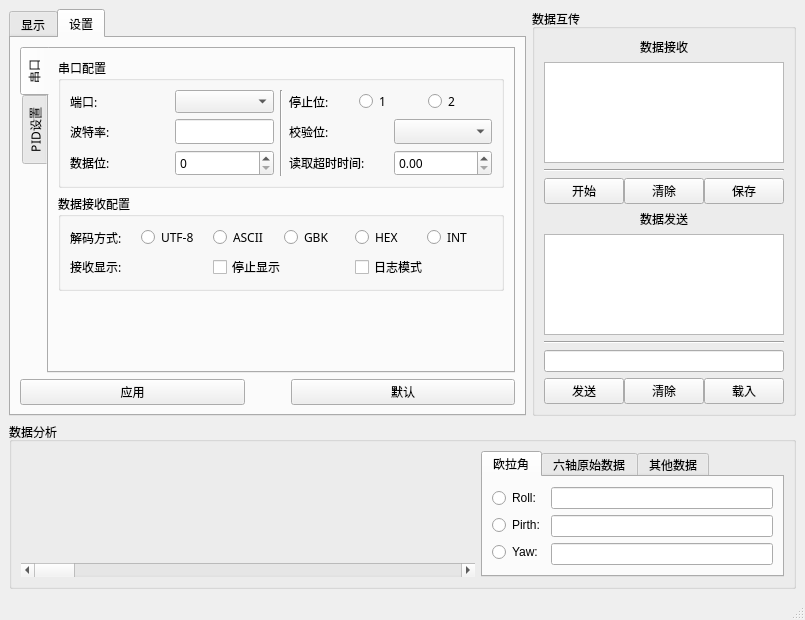
<?xml version="1.0" encoding="UTF-8"?>
<ui version="4.0">
 <class>MainWindow</class>
 <widget class="QMainWindow" name="MainWindow">
  <property name="geometry">
   <rect>
    <x>0</x>
    <y>0</y>
    <width>805</width>
    <height>620</height>
   </rect>
  </property>
  <property name="sizePolicy">
   <sizepolicy hsizetype="Preferred" vsizetype="Preferred">
    <horstretch>0</horstretch>
    <verstretch>0</verstretch>
   </sizepolicy>
  </property>
  <property name="windowTitle">
   <string>Owl_home V1.1</string>
  </property>
  <property name="windowIcon">
   <iconset>
    <normaloff>Owl.ico</normaloff>Owl.ico</iconset>
  </property>
  <widget class="QWidget" name="centralwidget">
   <layout class="QVBoxLayout" name="verticalLayout_14" stretch="3,0">
    <item>
     <layout class="QHBoxLayout" name="horizontalLayout_10" stretch="3,1">
      <item>
       <widget class="QTabWidget" name="main_window">
        <property name="font">
         <font>
          <family>黑体</family>
         </font>
        </property>
        <property name="currentIndex">
         <number>1</number>
        </property>
        <widget class="QWidget" name="main_view">
         <attribute name="title">
          <string>显示</string>
         </attribute>
        </widget>
        <widget class="QWidget" name="Setting">
         <attribute name="title">
          <string>设置</string>
         </attribute>
         <layout class="QVBoxLayout" name="verticalLayout_16">
          <item>
           <layout class="QVBoxLayout" name="verticalLayout_15">
            <item>
             <widget class="QTabWidget" name="SettingtabWidget">
              <property name="tabPosition">
               <enum>QTabWidget::West</enum>
              </property>
              <property name="tabShape">
               <enum>QTabWidget::Rounded</enum>
              </property>
              <property name="currentIndex">
               <number>0</number>
              </property>
              <widget class="QWidget" name="setting_USART">
               <attribute name="title">
                <string>串口</string>
               </attribute>
               <layout class="QVBoxLayout" name="verticalLayout_25" stretch="1,0,0">
                <item>
                 <widget class="QGroupBox" name="groupBox_3">
                  <property name="title">
                   <string>串口配置</string>
                  </property>
                  <layout class="QHBoxLayout" name="horizontalLayout_34" stretch="1,0,1">
                   <item>
                    <layout class="QVBoxLayout" name="verticalLayout_9" stretch="1,1,1">
                     <item>
                      <layout class="QHBoxLayout" name="horizontalLayout_29">
                       <item>
                        <widget class="QLabel" name="label">
                         <property name="text">
                          <string>端口:</string>
                         </property>
                        </widget>
                       </item>
                       <item>
                        <widget class="QComboBox" name="port_comboBox">
                         <property name="sizePolicy">
                          <sizepolicy hsizetype="Preferred" vsizetype="Maximum">
                           <horstretch>0</horstretch>
                           <verstretch>0</verstretch>
                          </sizepolicy>
                         </property>
                        </widget>
                       </item>
                      </layout>
                     </item>
                     <item>
                      <layout class="QHBoxLayout" name="horizontalLayout_30" stretch="1,1,2">
                       <item>
                        <widget class="QLabel" name="label_2">
                         <property name="text">
                          <string>波特率:</string>
                         </property>
                        </widget>
                       </item>
                       <item>
                        <spacer name="horizontalSpacer_2">
                         <property name="orientation">
                          <enum>Qt::Horizontal</enum>
                         </property>
                         <property name="sizeHint" stdset="0">
                          <size>
                           <width>40</width>
                           <height>20</height>
                          </size>
                         </property>
                        </spacer>
                       </item>
                       <item>
                        <widget class="QLineEdit" name="baudrate_lineEdit">
                         <property name="sizePolicy">
                          <sizepolicy hsizetype="Expanding" vsizetype="Fixed">
                           <horstretch>0</horstretch>
                           <verstretch>0</verstretch>
                          </sizepolicy>
                         </property>
                        </widget>
                       </item>
                      </layout>
                     </item>
                     <item>
                      <layout class="QHBoxLayout" name="horizontalLayout_31">
                       <item>
                        <widget class="QLabel" name="label_5">
                         <property name="text">
                          <string>数据位:</string>
                         </property>
                        </widget>
                       </item>
                       <item>
                        <widget class="QSpinBox" name="bytesize_spinBox"/>
                       </item>
                      </layout>
                     </item>
                    </layout>
                   </item>
                   <item>
                    <widget class="Line" name="line">
                     <property name="orientation">
                      <enum>Qt::Vertical</enum>
                     </property>
                    </widget>
                   </item>
                   <item>
                    <layout class="QVBoxLayout" name="verticalLayout_11" stretch="1,1,1">
                     <item>
                      <layout class="QHBoxLayout" name="horizontalLayout_28">
                       <item>
                        <widget class="QLabel" name="label_3">
                         <property name="text">
                          <string>停止位:</string>
                         </property>
                        </widget>
                       </item>
                       <item>
                        <widget class="QRadioButton" name="stopbits_1_radioButton">
                         <property name="enabled">
                          <bool>true</bool>
                         </property>
                         <property name="text">
                          <string>1</string>
                         </property>
                         <property name="checkable">
                          <bool>true</bool>
                         </property>
                        </widget>
                       </item>
                       <item>
                        <widget class="QRadioButton" name="stopbits_2_radioButton">
                         <property name="text">
                          <string>2</string>
                         </property>
                        </widget>
                       </item>
                      </layout>
                     </item>
                     <item>
                      <layout class="QHBoxLayout" name="horizontalLayout_32">
                       <item>
                        <widget class="QLabel" name="label_7">
                         <property name="text">
                          <string>校验位:</string>
                         </property>
                        </widget>
                       </item>
                       <item>
                        <widget class="QComboBox" name="parity_comboBox">
                         <property name="sizePolicy">
                          <sizepolicy hsizetype="Preferred" vsizetype="Fixed">
                           <horstretch>0</horstretch>
                           <verstretch>0</verstretch>
                          </sizepolicy>
                         </property>
                        </widget>
                       </item>
                      </layout>
                     </item>
                     <item>
                      <layout class="QHBoxLayout" name="horizontalLayout_33">
                       <item>
                        <widget class="QLabel" name="label_8">
                         <property name="text">
                          <string>读取超时时间:</string>
                         </property>
                        </widget>
                       </item>
                       <item>
                        <widget class="QDoubleSpinBox" name="timeout_doubleSpinBox"/>
                       </item>
                      </layout>
                     </item>
                    </layout>
                   </item>
                  </layout>
                 </widget>
                </item>
                <item>
                 <widget class="QGroupBox" name="groupBox_4">
                  <property name="title">
                   <string>数据接收配置</string>
                  </property>
                  <layout class="QVBoxLayout" name="verticalLayout_24">
                   <item>
                    <layout class="QHBoxLayout" name="horizontalLayout_35">
                     <item>
                      <widget class="QLabel" name="DECODE">
                       <property name="text">
                        <string>解码方式:</string>
                       </property>
                      </widget>
                     </item>
                     <item>
                      <widget class="QRadioButton" name="UTF8_radioButton">
                       <property name="text">
                        <string>UTF-8</string>
                       </property>
                      </widget>
                     </item>
                     <item>
                      <widget class="QRadioButton" name="ASCII_radioButton">
                       <property name="text">
                        <string>ASCII</string>
                       </property>
                      </widget>
                     </item>
                     <item>
                      <widget class="QRadioButton" name="GBK_radioButton">
                       <property name="text">
                        <string>GBK</string>
                       </property>
                      </widget>
                     </item>
                     <item>
                      <widget class="QRadioButton" name="HEX_radioButton">
                       <property name="text">
                        <string>HEX</string>
                       </property>
                       <property name="checkable">
                        <bool>true</bool>
                       </property>
                       <property name="checked">
                        <bool>false</bool>
                       </property>
                      </widget>
                     </item>
                     <item>
                      <widget class="QRadioButton" name="INT_radioButton">
                       <property name="text">
                        <string>INT</string>
                       </property>
                      </widget>
                     </item>
                    </layout>
                   </item>
                   <item>
                    <layout class="QHBoxLayout" name="horizontalLayout_36">
                     <item>
                      <widget class="QLabel" name="label_10">
                       <property name="text">
                        <string>接收显示:</string>
                       </property>
                      </widget>
                     </item>
                     <item>
                      <widget class="QCheckBox" name="STOPview_checkBox">
                       <property name="text">
                        <string>停止显示</string>
                       </property>
                      </widget>
                     </item>
                     <item>
                      <widget class="QCheckBox" name="Daily_checkBox">
                       <property name="text">
                        <string>日志模式</string>
                       </property>
                      </widget>
                     </item>
                    </layout>
                   </item>
                  </layout>
                 </widget>
                </item>
                <item>
                 <spacer name="verticalSpacer">
                  <property name="orientation">
                   <enum>Qt::Vertical</enum>
                  </property>
                  <property name="sizeHint" stdset="0">
                   <size>
                    <width>20</width>
                    <height>154</height>
                   </size>
                  </property>
                 </spacer>
                </item>
               </layout>
              </widget>
              <widget class="QWidget" name="tab">
               <attribute name="title">
                <string>PID设置</string>
               </attribute>
               <layout class="QVBoxLayout" name="verticalLayout_21">
                <item>
                 <widget class="QGroupBox" name="PID_Box_1">
                  <property name="title">
                   <string>PID1</string>
                  </property>
                  <layout class="QVBoxLayout" name="verticalLayout_17">
                   <item>
                    <layout class="QHBoxLayout" name="horizontalLayout_15">
                     <item>
                      <layout class="QHBoxLayout" name="horizontalLayout_12">
                       <item>
                        <widget class="QLabel" name="KP_1">
                         <property name="text">
                          <string>Kp1:</string>
                         </property>
                        </widget>
                       </item>
                       <item>
                        <widget class="QLineEdit" name="KP_1lineEdit"/>
                       </item>
                      </layout>
                     </item>
                     <item>
                      <layout class="QHBoxLayout" name="horizontalLayout_13">
                       <item>
                        <widget class="QLabel" name="KI_1">
                         <property name="statusTip">
                          <string/>
                         </property>
                         <property name="text">
                          <string>Ki1:</string>
                         </property>
                        </widget>
                       </item>
                       <item>
                        <widget class="QLineEdit" name="KI_1lineEdit"/>
                       </item>
                      </layout>
                     </item>
                     <item>
                      <layout class="QHBoxLayout" name="horizontalLayout_14">
                       <item>
                        <widget class="QLabel" name="KD_1">
                         <property name="text">
                          <string>Kd1:</string>
                         </property>
                        </widget>
                       </item>
                       <item>
                        <widget class="QLineEdit" name="KD_1lineEdit"/>
                       </item>
                      </layout>
                     </item>
                    </layout>
                   </item>
                  </layout>
                 </widget>
                </item>
                <item>
                 <widget class="QGroupBox" name="PID_Box_2">
                  <property name="title">
                   <string>PID2</string>
                  </property>
                  <layout class="QVBoxLayout" name="verticalLayout_18">
                   <item>
                    <layout class="QHBoxLayout" name="horizontalLayout_16">
                     <item>
                      <layout class="QHBoxLayout" name="horizontalLayout_17">
                       <item>
                        <widget class="QLabel" name="KP_2">
                         <property name="text">
                          <string>Kp2:</string>
                         </property>
                        </widget>
                       </item>
                       <item>
                        <widget class="QLineEdit" name="KP_2lineEdit"/>
                       </item>
                      </layout>
                     </item>
                     <item>
                      <layout class="QHBoxLayout" name="horizontalLayout_18">
                       <item>
                        <widget class="QLabel" name="KI_2">
                         <property name="text">
                          <string>Ki2:</string>
                         </property>
                        </widget>
                       </item>
                       <item>
                        <widget class="QLineEdit" name="KI_2lineEdit"/>
                       </item>
                      </layout>
                     </item>
                     <item>
                      <layout class="QHBoxLayout" name="horizontalLayout_19">
                       <item>
                        <widget class="QLabel" name="KD_2">
                         <property name="text">
                          <string>Kd2:</string>
                         </property>
                        </widget>
                       </item>
                       <item>
                        <widget class="QLineEdit" name="KD_2lineEdit"/>
                       </item>
                      </layout>
                     </item>
                    </layout>
                   </item>
                  </layout>
                 </widget>
                </item>
                <item>
                 <widget class="QGroupBox" name="PID_Box_3">
                  <property name="title">
                   <string>PID3</string>
                  </property>
                  <layout class="QVBoxLayout" name="verticalLayout_19">
                   <item>
                    <layout class="QHBoxLayout" name="horizontalLayout_20">
                     <item>
                      <layout class="QHBoxLayout" name="horizontalLayout_21">
                       <item>
                        <widget class="QLabel" name="KP_3">
                         <property name="text">
                          <string>Kp3:</string>
                         </property>
                        </widget>
                       </item>
                       <item>
                        <widget class="QLineEdit" name="KP_3lineEdit"/>
                       </item>
                      </layout>
                     </item>
                     <item>
                      <layout class="QHBoxLayout" name="horizontalLayout_22">
                       <item>
                        <widget class="QLabel" name="KI_3">
                         <property name="text">
                          <string>Ki3:</string>
                         </property>
                        </widget>
                       </item>
                       <item>
                        <widget class="QLineEdit" name="KI_3lineEdit"/>
                       </item>
                      </layout>
                     </item>
                     <item>
                      <layout class="QHBoxLayout" name="horizontalLayout_23">
                       <item>
                        <widget class="QLabel" name="KD_3">
                         <property name="text">
                          <string>Kd3:</string>
                         </property>
                        </widget>
                       </item>
                       <item>
                        <widget class="QLineEdit" name="KD_3lineEdit"/>
                       </item>
                      </layout>
                     </item>
                    </layout>
                   </item>
                  </layout>
                 </widget>
                </item>
                <item>
                 <widget class="QGroupBox" name="PID_Box_4">
                  <property name="title">
                   <string>PID4</string>
                  </property>
                  <layout class="QVBoxLayout" name="verticalLayout_20">
                   <item>
                    <layout class="QHBoxLayout" name="horizontalLayout_24">
                     <item>
                      <layout class="QHBoxLayout" name="horizontalLayout_25">
                       <item>
                        <widget class="QLabel" name="KP_4">
                         <property name="text">
                          <string>Kp4:</string>
                         </property>
                        </widget>
                       </item>
                       <item>
                        <widget class="QLineEdit" name="KP_4lineEdit"/>
                       </item>
                      </layout>
                     </item>
                     <item>
                      <layout class="QHBoxLayout" name="horizontalLayout_26">
                       <item>
                        <widget class="QLabel" name="KI_4">
                         <property name="text">
                          <string>Ki4:</string>
                         </property>
                        </widget>
                       </item>
                       <item>
                        <widget class="QLineEdit" name="KI_4lineEdit"/>
                       </item>
                      </layout>
                     </item>
                     <item>
                      <layout class="QHBoxLayout" name="horizontalLayout_27">
                       <item>
                        <widget class="QLabel" name="KD_4">
                         <property name="text">
                          <string>Kd4:</string>
                         </property>
                        </widget>
                       </item>
                       <item>
                        <widget class="QLineEdit" name="KD_4lineEdit"/>
                       </item>
                      </layout>
                     </item>
                    </layout>
                   </item>
                  </layout>
                 </widget>
                </item>
               </layout>
              </widget>
             </widget>
            </item>
            <item>
             <layout class="QHBoxLayout" name="horizontalLayout_11">
              <item>
               <widget class="QPushButton" name="Apply_pushButton">
                <property name="text">
                 <string>应用</string>
                </property>
               </widget>
              </item>
              <item>
               <spacer name="horizontalSpacer">
                <property name="orientation">
                 <enum>Qt::Horizontal</enum>
                </property>
                <property name="sizeType">
                 <enum>QSizePolicy::Maximum</enum>
                </property>
                <property name="sizeHint" stdset="0">
                 <size>
                  <width>40</width>
                  <height>20</height>
                 </size>
                </property>
               </spacer>
              </item>
              <item>
               <widget class="QPushButton" name="default_pushButton">
                <property name="text">
                 <string>默认</string>
                </property>
               </widget>
              </item>
             </layout>
            </item>
           </layout>
          </item>
         </layout>
        </widget>
       </widget>
      </item>
      <item>
       <widget class="QGroupBox" name="groupBox">
        <property name="title">
         <string>数据互传</string>
        </property>
        <layout class="QVBoxLayout" name="verticalLayout_8">
         <item>
          <layout class="QVBoxLayout" name="verticalLayout_7">
           <item>
            <layout class="QVBoxLayout" name="verticalLayout">
             <item>
              <widget class="QLabel" name="label_4">
               <property name="text">
                <string>数据接收</string>
               </property>
               <property name="alignment">
                <set>Qt::AlignCenter</set>
               </property>
              </widget>
             </item>
             <item>
              <layout class="QHBoxLayout" name="horizontalLayout_6">
               <item>
                <widget class="QPlainTextEdit" name="data_get"/>
               </item>
              </layout>
             </item>
             <item>
              <widget class="Line" name="line_3">
               <property name="orientation">
                <enum>Qt::Horizontal</enum>
               </property>
              </widget>
             </item>
             <item>
              <layout class="QHBoxLayout" name="horizontalLayout_5">
               <property name="spacing">
                <number>0</number>
               </property>
               <item>
                <widget class="QPushButton" name="start">
                 <property name="text">
                  <string>开始</string>
                 </property>
                </widget>
               </item>
               <item>
                <widget class="QPushButton" name="clear">
                 <property name="text">
                  <string>清除</string>
                 </property>
                </widget>
               </item>
               <item>
                <widget class="QPushButton" name="save">
                 <property name="text">
                  <string>保存</string>
                 </property>
                </widget>
               </item>
              </layout>
             </item>
            </layout>
           </item>
           <item>
            <layout class="QVBoxLayout" name="verticalLayout_6" stretch="0,6,0,0,0">
             <item>
              <widget class="QLabel" name="label_6">
               <property name="sizePolicy">
                <sizepolicy hsizetype="Preferred" vsizetype="Preferred">
                 <horstretch>0</horstretch>
                 <verstretch>0</verstretch>
                </sizepolicy>
               </property>
               <property name="text">
                <string>数据发送</string>
               </property>
               <property name="alignment">
                <set>Qt::AlignCenter</set>
               </property>
              </widget>
             </item>
             <item>
              <widget class="QPlainTextEdit" name="his_send">
               <property name="sizePolicy">
                <sizepolicy hsizetype="Expanding" vsizetype="Expanding">
                 <horstretch>0</horstretch>
                 <verstretch>0</verstretch>
                </sizepolicy>
               </property>
              </widget>
             </item>
             <item>
              <widget class="Line" name="line_4">
               <property name="orientation">
                <enum>Qt::Horizontal</enum>
               </property>
              </widget>
             </item>
             <item>
              <widget class="QLineEdit" name="send_lineEdit"/>
             </item>
             <item>
              <layout class="QHBoxLayout" name="horizontalLayout_8">
               <property name="spacing">
                <number>0</number>
               </property>
               <item>
                <widget class="QPushButton" name="send_button">
                 <property name="text">
                  <string>发送</string>
                 </property>
                </widget>
               </item>
               <item>
                <widget class="QPushButton" name="send_clear_button">
                 <property name="text">
                  <string>清除</string>
                 </property>
                </widget>
               </item>
               <item>
                <widget class="QPushButton" name="send_load_button">
                 <property name="text">
                  <string>载入</string>
                 </property>
                </widget>
               </item>
              </layout>
             </item>
            </layout>
           </item>
          </layout>
         </item>
        </layout>
       </widget>
      </item>
     </layout>
    </item>
    <item>
     <widget class="QGroupBox" name="groupBox_2">
      <property name="title">
       <string>数据分析</string>
      </property>
      <layout class="QHBoxLayout" name="horizontalLayout_3">
       <item>
        <layout class="QHBoxLayout" name="horizontalLayout_2" stretch="3,2">
         <item>
          <layout class="QVBoxLayout" name="verticalLayout_4">
           <item>
            <widget class="QWidget" name="XYView" native="true"/>
           </item>
           <item>
            <widget class="QScrollBar" name="horizontalScrollBar">
             <property name="sizePolicy">
              <sizepolicy hsizetype="Minimum" vsizetype="Fixed">
               <horstretch>0</horstretch>
               <verstretch>0</verstretch>
              </sizepolicy>
             </property>
             <property name="orientation">
              <enum>Qt::Horizontal</enum>
             </property>
            </widget>
           </item>
          </layout>
         </item>
         <item>
          <widget class="QTabWidget" name="tabWidget">
           <property name="minimumSize">
            <size>
             <width>206</width>
             <height>0</height>
            </size>
           </property>
           <property name="tabPosition">
            <enum>QTabWidget::North</enum>
           </property>
           <property name="currentIndex">
            <number>0</number>
           </property>
           <property name="movable">
            <bool>true</bool>
           </property>
           <widget class="QWidget" name="euler_angle_Tab">
            <attribute name="title">
             <string>欧拉角</string>
            </attribute>
            <layout class="QVBoxLayout" name="verticalLayout_5">
             <item>
              <layout class="QHBoxLayout" name="horizontalLayout" stretch="0,0">
               <item>
                <layout class="QVBoxLayout" name="verticalLayout_3">
                 <item>
                  <widget class="QRadioButton" name="Roll_radioButton">
                   <property name="text">
                    <string>Roll:</string>
                   </property>
                   <property name="checkable">
                    <bool>true</bool>
                   </property>
                   <property name="checked">
                    <bool>false</bool>
                   </property>
                   <property name="autoRepeat">
                    <bool>true</bool>
                   </property>
                   <property name="autoExclusive">
                    <bool>false</bool>
                   </property>
                  </widget>
                 </item>
                 <item>
                  <widget class="QRadioButton" name="Pirth_radioButton">
                   <property name="text">
                    <string>Pirth:</string>
                   </property>
                   <property name="autoRepeat">
                    <bool>true</bool>
                   </property>
                   <property name="autoExclusive">
                    <bool>false</bool>
                   </property>
                  </widget>
                 </item>
                 <item>
                  <widget class="QRadioButton" name="Yaw_radioButton">
                   <property name="text">
                    <string>Yaw:</string>
                   </property>
                   <property name="autoRepeat">
                    <bool>true</bool>
                   </property>
                   <property name="autoExclusive">
                    <bool>false</bool>
                   </property>
                  </widget>
                 </item>
                </layout>
               </item>
               <item>
                <layout class="QVBoxLayout" name="verticalLayout_2">
                 <item>
                  <widget class="QLineEdit" name="data_Roll"/>
                 </item>
                 <item>
                  <widget class="QLineEdit" name="data_Pirth"/>
                 </item>
                 <item>
                  <widget class="QLineEdit" name="data_Yaw">
                   <property name="sizePolicy">
                    <sizepolicy hsizetype="Expanding" vsizetype="Fixed">
                     <horstretch>0</horstretch>
                     <verstretch>0</verstretch>
                    </sizepolicy>
                   </property>
                  </widget>
                 </item>
                </layout>
               </item>
              </layout>
             </item>
            </layout>
           </widget>
           <widget class="QWidget" name="mpusix_data">
            <attribute name="title">
             <string>六轴原始数据</string>
            </attribute>
            <layout class="QVBoxLayout" name="verticalLayout_13">
             <item>
              <layout class="QHBoxLayout" name="horizontalLayout_9">
               <item>
                <layout class="QHBoxLayout" name="horizontalLayout_7">
                 <item>
                  <layout class="QVBoxLayout" name="verticalLayout_22">
                   <item>
                    <widget class="QRadioButton" name="AccX_radioButton">
                     <property name="contextMenuPolicy">
                      <enum>Qt::DefaultContextMenu</enum>
                     </property>
                     <property name="text">
                      <string>AccX:</string>
                     </property>
                     <property name="checkable">
                      <bool>true</bool>
                     </property>
                     <property name="autoRepeat">
                      <bool>true</bool>
                     </property>
                     <property name="autoExclusive">
                      <bool>false</bool>
                     </property>
                    </widget>
                   </item>
                   <item>
                    <widget class="QRadioButton" name="AccY_radioButton">
                     <property name="contextMenuPolicy">
                      <enum>Qt::DefaultContextMenu</enum>
                     </property>
                     <property name="text">
                      <string>AccY:</string>
                     </property>
                     <property name="autoRepeat">
                      <bool>true</bool>
                     </property>
                     <property name="autoExclusive">
                      <bool>false</bool>
                     </property>
                    </widget>
                   </item>
                   <item>
                    <widget class="QRadioButton" name="AccZ_radioButton">
                     <property name="contextMenuPolicy">
                      <enum>Qt::DefaultContextMenu</enum>
                     </property>
                     <property name="text">
                      <string>AccZ:</string>
                     </property>
                     <property name="autoRepeat">
                      <bool>true</bool>
                     </property>
                     <property name="autoExclusive">
                      <bool>false</bool>
                     </property>
                    </widget>
                   </item>
                  </layout>
                 </item>
                 <item>
                  <layout class="QVBoxLayout" name="verticalLayout_12">
                   <item>
                    <widget class="QLineEdit" name="data_AccX"/>
                   </item>
                   <item>
                    <widget class="QLineEdit" name="data_AccY"/>
                   </item>
                   <item>
                    <widget class="QLineEdit" name="data_AccZ">
                     <property name="sizePolicy">
                      <sizepolicy hsizetype="Expanding" vsizetype="Fixed">
                       <horstretch>0</horstretch>
                       <verstretch>0</verstretch>
                      </sizepolicy>
                     </property>
                    </widget>
                   </item>
                  </layout>
                 </item>
                </layout>
               </item>
               <item>
                <layout class="QHBoxLayout" name="horizontalLayout_4">
                 <item>
                  <layout class="QVBoxLayout" name="verticalLayout_23">
                   <item>
                    <widget class="QRadioButton" name="GyroX_radioButton">
                     <property name="contextMenuPolicy">
                      <enum>Qt::NoContextMenu</enum>
                     </property>
                     <property name="text">
                      <string>GyroX:</string>
                     </property>
                     <property name="autoRepeat">
                      <bool>true</bool>
                     </property>
                     <property name="autoExclusive">
                      <bool>false</bool>
                     </property>
                    </widget>
                   </item>
                   <item>
                    <widget class="QRadioButton" name="GyroY_radioButton">
                     <property name="contextMenuPolicy">
                      <enum>Qt::NoContextMenu</enum>
                     </property>
                     <property name="text">
                      <string>GyroY:</string>
                     </property>
                     <property name="autoRepeat">
                      <bool>true</bool>
                     </property>
                     <property name="autoExclusive">
                      <bool>false</bool>
                     </property>
                    </widget>
                   </item>
                   <item>
                    <widget class="QRadioButton" name="GyroZ_radioButton">
                     <property name="contextMenuPolicy">
                      <enum>Qt::NoContextMenu</enum>
                     </property>
                     <property name="text">
                      <string>GyroZ:</string>
                     </property>
                     <property name="autoRepeat">
                      <bool>true</bool>
                     </property>
                     <property name="autoExclusive">
                      <bool>false</bool>
                     </property>
                    </widget>
                   </item>
                  </layout>
                 </item>
                 <item>
                  <layout class="QVBoxLayout" name="verticalLayout_10">
                   <item>
                    <widget class="QLineEdit" name="data_GyroX"/>
                   </item>
                   <item>
                    <widget class="QLineEdit" name="data_GyroY"/>
                   </item>
                   <item>
                    <widget class="QLineEdit" name="data_GyroZ">
                     <property name="sizePolicy">
                      <sizepolicy hsizetype="Expanding" vsizetype="Fixed">
                       <horstretch>0</horstretch>
                       <verstretch>0</verstretch>
                      </sizepolicy>
                     </property>
                    </widget>
                   </item>
                  </layout>
                 </item>
                </layout>
               </item>
              </layout>
             </item>
            </layout>
           </widget>
           <widget class="QWidget" name="add_future_tab">
            <attribute name="title">
             <string>其他数据</string>
            </attribute>
            <layout class="QVBoxLayout" name="verticalLayout_31">
             <item>
              <layout class="QHBoxLayout" name="horizontalLayout_37">
               <item>
                <layout class="QHBoxLayout" name="horizontalLayout_38">
                 <item>
                  <layout class="QVBoxLayout" name="verticalLayout_27">
                   <item>
                    <widget class="QRadioButton" name="CH1_radioButton">
                     <property name="contextMenuPolicy">
                      <enum>Qt::DefaultContextMenu</enum>
                     </property>
                     <property name="text">
                      <string>CH1:</string>
                     </property>
                     <property name="checkable">
                      <bool>true</bool>
                     </property>
                     <property name="autoRepeat">
                      <bool>true</bool>
                     </property>
                     <property name="autoExclusive">
                      <bool>false</bool>
                     </property>
                    </widget>
                   </item>
                   <item>
                    <widget class="QRadioButton" name="CH2_radioButton">
                     <property name="contextMenuPolicy">
                      <enum>Qt::DefaultContextMenu</enum>
                     </property>
                     <property name="text">
                      <string>CH2:</string>
                     </property>
                     <property name="autoRepeat">
                      <bool>true</bool>
                     </property>
                     <property name="autoExclusive">
                      <bool>false</bool>
                     </property>
                    </widget>
                   </item>
                   <item>
                    <widget class="QRadioButton" name="CH3_radioButton">
                     <property name="contextMenuPolicy">
                      <enum>Qt::DefaultContextMenu</enum>
                     </property>
                     <property name="text">
                      <string>CH3:</string>
                     </property>
                     <property name="autoRepeat">
                      <bool>true</bool>
                     </property>
                     <property name="autoExclusive">
                      <bool>false</bool>
                     </property>
                    </widget>
                   </item>
                  </layout>
                 </item>
                 <item>
                  <layout class="QVBoxLayout" name="verticalLayout_28">
                   <item>
                    <widget class="QLineEdit" name="data_CH1"/>
                   </item>
                   <item>
                    <widget class="QLineEdit" name="data_CH2"/>
                   </item>
                   <item>
                    <widget class="QLineEdit" name="data_CH3">
                     <property name="sizePolicy">
                      <sizepolicy hsizetype="Expanding" vsizetype="Fixed">
                       <horstretch>0</horstretch>
                       <verstretch>0</verstretch>
                      </sizepolicy>
                     </property>
                    </widget>
                   </item>
                  </layout>
                 </item>
                </layout>
               </item>
               <item>
                <layout class="QHBoxLayout" name="horizontalLayout_39">
                 <item>
                  <layout class="QVBoxLayout" name="verticalLayout_29">
                   <item>
                    <widget class="QRadioButton" name="CH4_radioButton">
                     <property name="contextMenuPolicy">
                      <enum>Qt::NoContextMenu</enum>
                     </property>
                     <property name="text">
                      <string>CH4:</string>
                     </property>
                     <property name="autoRepeat">
                      <bool>true</bool>
                     </property>
                     <property name="autoExclusive">
                      <bool>false</bool>
                     </property>
                    </widget>
                   </item>
                   <item>
                    <widget class="QRadioButton" name="CH5_radioButton">
                     <property name="contextMenuPolicy">
                      <enum>Qt::NoContextMenu</enum>
                     </property>
                     <property name="text">
                      <string>CH5:</string>
                     </property>
                     <property name="autoRepeat">
                      <bool>true</bool>
                     </property>
                     <property name="autoExclusive">
                      <bool>false</bool>
                     </property>
                    </widget>
                   </item>
                   <item>
                    <widget class="QRadioButton" name="CH6_radioButton">
                     <property name="contextMenuPolicy">
                      <enum>Qt::NoContextMenu</enum>
                     </property>
                     <property name="text">
                      <string>CH6:</string>
                     </property>
                     <property name="autoRepeat">
                      <bool>true</bool>
                     </property>
                     <property name="autoExclusive">
                      <bool>false</bool>
                     </property>
                    </widget>
                   </item>
                  </layout>
                 </item>
                 <item>
                  <layout class="QVBoxLayout" name="verticalLayout_30">
                   <item>
                    <widget class="QLineEdit" name="data_CH4"/>
                   </item>
                   <item>
                    <widget class="QLineEdit" name="data_CH5"/>
                   </item>
                   <item>
                    <widget class="QLineEdit" name="data_CH6">
                     <property name="sizePolicy">
                      <sizepolicy hsizetype="Expanding" vsizetype="Fixed">
                       <horstretch>0</horstretch>
                       <verstretch>0</verstretch>
                      </sizepolicy>
                     </property>
                    </widget>
                   </item>
                  </layout>
                 </item>
                </layout>
               </item>
              </layout>
             </item>
            </layout>
           </widget>
          </widget>
         </item>
        </layout>
       </item>
      </layout>
     </widget>
    </item>
   </layout>
  </widget>
  <widget class="QStatusBar" name="statusbar"/>
  <action name="sets">
   <property name="text">
    <string>setting</string>
   </property>
  </action>
 </widget>
 <resources/>
 <connections/>
</ui>
